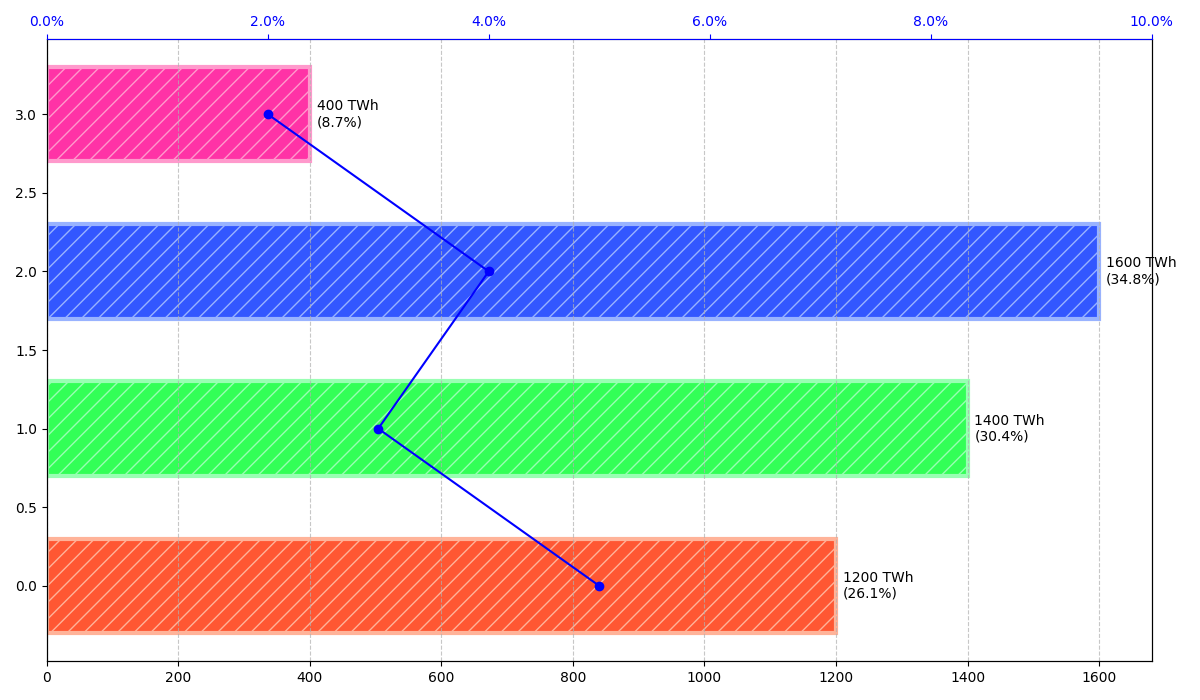

This figure's Python source:
import matplotlib.pyplot as plt
import numpy as np
from matplotlib.ticker import FuncFormatter

energy_production = np.array([1200, 1400, 1600, 400])  # in TWh
growth_rates = np.array([0.05, 0.03, 0.04, 0.02])  # hypothetical growth rates
new_base_colors = ['#FF5733', '#33FF57', '#3357FF', '#FF33A6']
new_gradient_colors = ['#FFB399', '#99FFB3', '#99B3FF', '#FF99CC']

positions = np.arange(len(energy_production))

fig, ax1 = plt.subplots(figsize=(12, 7))

for idx, (new_base_color, new_grad_color) in enumerate(zip(new_base_colors, new_gradient_colors)):
    ax1.barh(positions[idx], energy_production[idx], color=new_base_color, edgecolor=new_grad_color, linewidth=3, hatch='//', height=0.6)

total_production = np.sum(energy_production)
for idx, bar in enumerate(ax1.patches):
    width = bar.get_width()
    percentage = (width / total_production) * 100
    ax1.annotate(f'{width} TWh\n({percentage:.1f}%)',
                 xy=(width, bar.get_y() + bar.get_height() / 2),
                 xytext=(5, 0),
                 textcoords="offset points",
                 ha='left', va='center',
                 fontsize=10, color='black')

ax1.xaxis.grid(True, linestyle='--', alpha=0.7)

ax2 = ax1.twiny()
ax2.plot(growth_rates * 100, positions, color='blue', linestyle='-', marker='o')
ax2.set_xlim(0, 10)
ax2.xaxis.set_major_formatter(FuncFormatter(lambda x, _: f'{x:.1f}%'))
ax2.spines['top'].set_color('blue')
ax2.tick_params(axis='x', colors='blue')

plt.tight_layout()
plt.show()
